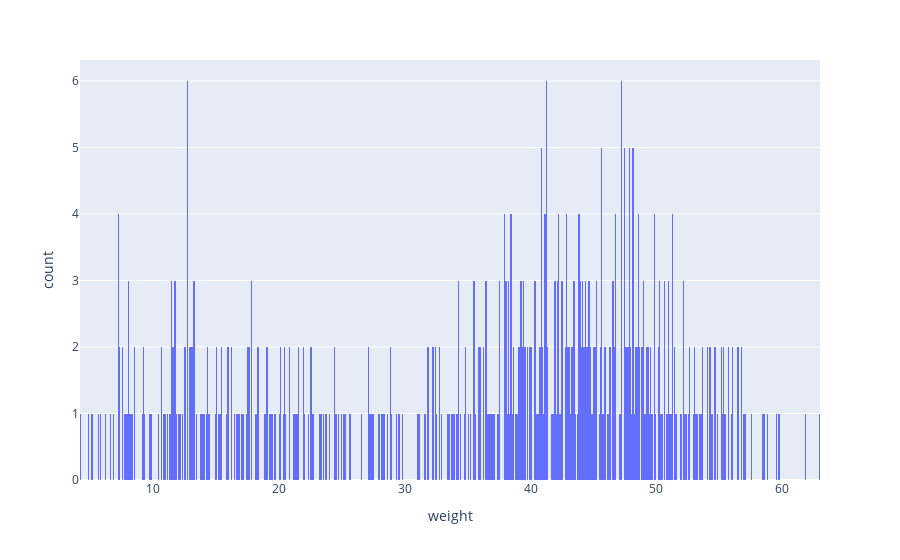

The notebook cell this image was saved under:
### Code cell
fig.show()

### Figure 1 — Plotly figure (JSON) as saved in the notebook; plotly's stock layout.template omitted (floating-point values rounded to 4 significant figures; data arrays with more than 128 entries replaced by an {"elided": "..."} marker saying what was removed)
{"data": [{"alignmentgroup": "True", "bingroup": "x", "hovertemplate": "weight=%{x}<br>count=%{y}<extra></extra>", "legendgroup": "", "marker": {"color": "#636efa", "pattern": {"shape": ""}}, "name": "", "nbinsx": 1000, "offsetgroup": "", "orientation": "v", "showlegend": false, "type": "histogram", "x": {"elided": "544 float values"}, "xaxis": "x", "yaxis": "y"}], "layout": {"barmode": "relative", "legend": {"tracegroupgap": 0}, "margin": {"t": 60}, "xaxis": {"anchor": "y", "domain": [0, 1], "title": {"text": "weight"}}, "yaxis": {"anchor": "x", "domain": [0, 1], "title": {"text": "count"}}}}
